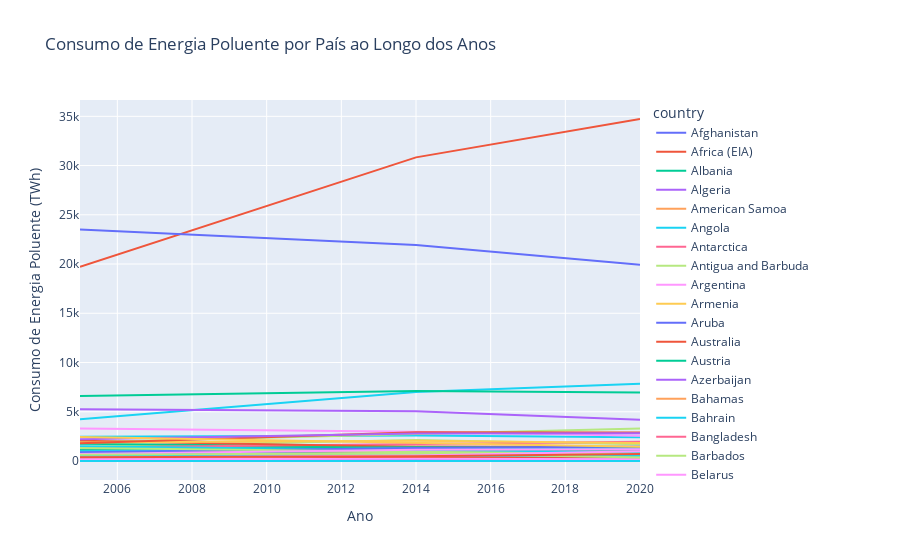

The notebook cell this image was saved under:
### Markdown cell above
O gráfico apresentado mostra a relação entre o PIB (Produto Interno Bruto) de diferentes países e o consumo de energia. Cada ponto no gráfico representa um país, com o eixo X indicando o PIB em dólares (US$) e o eixo Y mostrando o consumo de energia em terawatts-hora (TWh). As cores dos pontos podem indicar diferentes categorias ou grupos de países, facilitando a análise de padrões e correlações entre o PIB e o consumo de energia.

O gráfico mostra que, de maneira geral, os países com PIB maior tendem a consumir mais energia, mas a relação não é linear. Há um agrupamento de pontos no canto inferior esquerdo, sugerindo que países com PIB baixo consomem pouca energia, mas conforme o PIB cresce, o consumo de energia também aumenta.

Embora haja uma tendência de que países com PIB maior consumam mais energia, o gráfico mostra uma dispersão considerável, sugerindo que outros fatores além do PIB influenciam o consumo de energia, como políticas energéticas, eficiência energética, infraestrutura, etc.

### Code cell
fig4 = px.line(
    df_countrys,
    x='year',
    y='fossil_energy_consumption',
    color='country',
    title='Consumo de Energia Poluente por País ao Longo dos Anos',
    labels={'fossil_energy_consumption': 'Consumo de Energia Poluente (TWh)', 'year': 'Ano'}
)
fig4.show()
